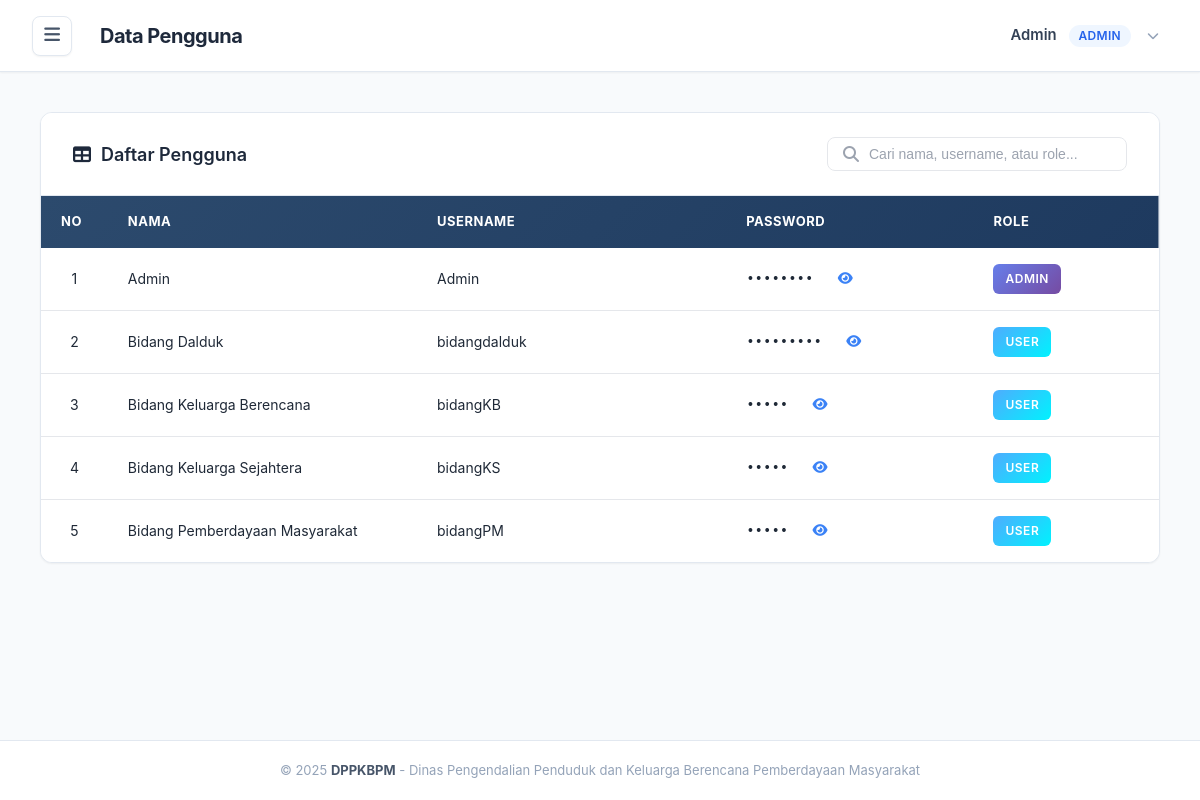
Screenshot of /php/data-pengguna.php (signed in) with the database file from the repository.
### tables this page shows
CREATE TABLE `user` (
  `no` bigint NOT NULL,
  `nama` varchar(100) NOT NULL,
  `username` varchar(255) NOT NULL,
  `password` varchar(10) NOT NULL,
  `role` enum('admin','user') NOT NULL
);

### php/auth_check.php (called while the page is built, shortened)
<?php
$role = $_SESSION['role'];
$nama = $_SESSION['nama'] ?? '';

### php/data-pengguna.php (the view, shortened to what this page needs)
<?php
include 'database.php';
require_once 'auth_check.php';
$query = "SELECT * FROM user ORDER BY no ASC";
$result = mysqli_query($conn, $query);
?>
<!DOCTYPE html>
<html lang="id">
<head>
    <link rel="stylesheet" href="../css/dashboard.css">
    <link rel="stylesheet" href="../css/kepala-dinas.css">
    <link rel="stylesheet" href="https://cdnjs.cloudflare.com/ajax/libs/font-awesome/6.4.0/css/all.min.css">
</head>
<body>
    <div class="container">
        <div class="hover-trigger"></div>
        <main class="main-content">
            <header class="header">
                <div class="header-left">
                    <button class="header-menu-btn" id="headerMenuBtn">
                        <i class="fas fa-bars"></i>
                    </button>
                    <h1 class="header-title">Data Pengguna</h1>
                </div>
                <div class="header-right">
                    <div class="user-info" id="userInfoToggle">
                        <span class="user-name"><?= htmlspecialchars($nama) ?></span>
                        <span class="user-role"><?= ucfirst(htmlspecialchars($role)) ?></span>
                        <i class="fas fa-chevron-down"></i>
                    </div>
                </div>
            </header>
            <div class="content">
                <div class="content-box">
                    <div class="box-header">
                        <h2><i class="fas fa-table"></i> Daftar Pengguna</h2>
                        <div class="search-box">
                            <i class="fas fa-search"></i>
                            <input type="text" id="searchInput" placeholder="Cari nama, username, atau role...">
                        </div>
                    </div>
                    <div class="table-container">
                        <table class="data-table">
                            <thead>
                                <tr>
                                    <th width="5%">No</th>
                                    <th width="25%">Nama</th>
                                    <th width="25%">Username</th>
                                    <th width="20%">Password</th>
                                    <th width="15%">Role</th>
                                </tr>
                            </thead>
                            <tbody id="tableBody">
                                <?php
                                if (mysqli_num_rows($result) > 0) {
                                    $no = 1;
                                    while ($row = mysqli_fetch_assoc($result)) {
                                ?>
                                        <tr>
                                            <td class="text-center"><?php echo $no++; ?></td>
                                            <td><?php echo htmlspecialchars($row['nama']); ?></td>
                                            <td><?php echo htmlspecialchars($row['username']); ?></td>
                                            <td>
                                                <span class="password-hidden" id="pwd-<?php echo $row['no']; ?>">
                                                    <?php echo str_repeat('•', strlen($row['password'])); ?>
                                                </span>
                                                <button class="btn-toggle-password" onclick="togglePassword(<?php echo $row['no']; ?>)" title="Lihat Password">
                                                    <i class="fas fa-eye" id="icon-<?php echo $row['no']; ?>"></i>
                                                </button>
                                            </td>
                                            <td>
                                                <span class="badge badge-<?php echo $row['role']; ?>">
                                                    <?php echo $row['role'] === 'super_admin' ? 'Super Admin' : ucfirst($row['role']); ?>
                                                </span>
                                            </td>
                                        </tr>
                                    <?php
                                    }
                                } ?>
                            </tbody>
                        </table>
                    </div>
                </div>
            </div>
            <footer class="main-footer">
                <p>&copy; 2025 <strong>DPPKBPM</strong> - Dinas Pengendalian Penduduk dan Keluarga Berencana Pemberdayaan Masyarakat</p>
            </footer>
        </main>
    </div>
</body>
</html>

### css/dashboard.css (style rules this page uses)
:root { --primary-50: #eff6ff; --primary-100: #dbeafe; --primary-500: #3b82f6; --primary-600: #2563eb; --primary-700: #1d4ed8; --slate-50: #f8fafc; --slate-100: #f1f5f9; --slate-200: #e2e8f0; --slate-300: #cbd5e1; --slate-400: #94a3b8; --slate-500: #64748b; --slate-600: #475569; --slate-700: #334155; --slate-800: #1e293b; --slate-900: #0f172a; --success-bg: #f0fdf4; --success-text: #166534; --warning-bg: #fefce8; --warning-text: #854d0e; --danger-bg: #fef2f2; --danger-text: #991b1b; --bg-body: var(--slate-50); --bg-card: #ffffff; --text-main: var(--slate-800); --text-muted: var(--slate-500); --border-color: var(--slate-200); --shadow-sm: 0 1px 2px 0 rgb(0 0 0 / 0.05); --shadow-md: 0 4px 6px -1px rgb(0 0 0 / 0.1), 0 2px 4px -2px rgb(0 0 0 / 0.1); --shadow-lg: 0 10px 15px -3px rgb(0 0 0 / 0.1), 0 4px 6px -4px rgb(0 0 0 / 0.1); --radius-md: 0.5rem; --radius-lg: 0.75rem; }
* { margin: 0; padding: 0; box-sizing: border-box; outline-color: var(--primary-500); }
body { font-family: 'Inter', -apple-system, BlinkMacSystemFont, 'Segoe UI', Roboto, sans-serif; background-color: var(--bg-body); color: var(--text-main); line-height: 1.5; -webkit-font-smoothing: antialiased; }
.container { display: flex; min-height: 100vh; }
.hover-trigger { position: fixed; top: 0; left: 0; width: 20px; height: 100vh; z-index: 999; background: transparent; }
.main-content { flex: 1; margin-left: 0; display: flex; flex-direction: column; min-height: 100vh; transition: margin-left 0.3s ease; background-color: var(--bg-body); }
.header { background: rgba(255, 255, 255, 0.9); backdrop-filter: blur(12px); -webkit-backdrop-filter: blur(12px); padding: 16px 32px; border-bottom: 1px solid var(--border-color); box-shadow: var(--shadow-sm); display: flex; justify-content: space-between; align-items: center; position: sticky; top: 0; z-index: 900; height: 72px; }
.header-left { display: flex; align-items: center; gap: 12px; }
.header-title { font-size: 1.25rem; color: var(--slate-800); font-weight: 700; letter-spacing: -0.025em; margin: 0; }
.header-menu-btn { display: flex; align-items: center; justify-content: center; background: white; border: 1px solid var(--border-color); border-radius: var(--radius-md); padding: 8px; font-size: 1.125rem; color: var(--slate-600); cursor: pointer; margin-right: 16px; transition: all 0.2s ease; width: 40px; height: 40px; box-shadow: var(--shadow-sm); z-index: 1001; }
.header-right { display: flex; align-items: center; gap: 16px; position: relative; }
.user-info { display: flex; align-items: center; gap: 12px; padding: 6px 8px 6px 16px; border-radius: 999px; cursor: pointer; transition: all 0.2s; background: transparent; border: 1px solid transparent; user-select: none; }
.user-name { font-weight: 600; color: var(--slate-700); font-size: 0.925rem; }
.user-role { font-size: 0.75rem; color: var(--primary-600); padding: 2px 10px; background: var(--primary-50); border-radius: 999px; font-weight: 600; letter-spacing: 0.025em; text-transform: uppercase; }
.user-info i.fa-chevron-down { color: var(--slate-400); font-size: 12px; margin-left: 4px; transition: transform 0.2s; }
.content { padding: 2.5rem; max-width: 1600px; margin: 0 auto; width: 100%; }
.content-box { background: var(--bg-card); border-radius: var(--radius-lg); box-shadow: var(--shadow-sm); border: 1px solid var(--border-color); overflow: hidden; margin-bottom: 32px; animation: slideUp 0.4s ease-out; }
.box-header { padding: 24px 32px; border-bottom: 1px solid var(--border-color); background: white; display: flex; justify-content: space-between; align-items: center; }
.box-header h2 { font-size: 1.125rem; color: var(--slate-800); font-weight: 600; display: flex; align-items: center; gap: 10px; }
.main-footer { background: #fff; border-top: 1px solid #e2e8f0; color: #94a3b8; font-size: 13px; padding: 20px 32px; margin-top: auto; text-align: center; }
.main-footer strong { color: #475569; }

### rows the page displays
user: nama "Admin", username "Admin", password "••••••••", role "ADMIN"
user: nama "Bidang Dalduk", username "bidangdalduk", password "•••••••••", role "USER"
user: nama "Bidang Keluarga Berencana", username "bidangKB", password "•••••", role "USER"
user: nama "Bidang Keluarga Sejahtera", username "bidangKS", password "•••••", role "USER"
user: nama "Bidang Pemberdayaan Masyarakat", username "bidangPM", password "•••••", role "USER"

### other values shown
$nama "Admin"
$role "ADMIN"
